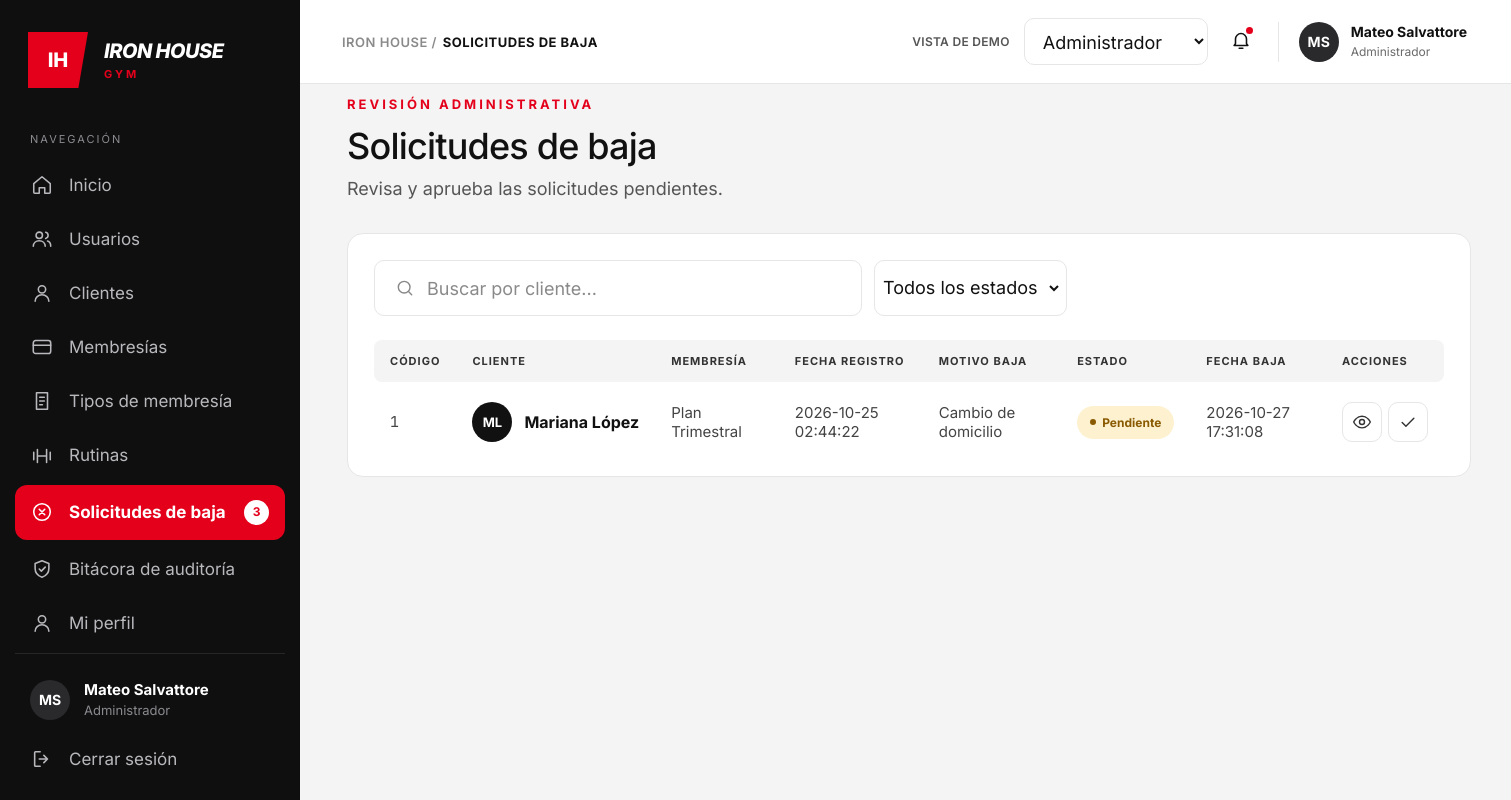
Screenshot of /admin/solicitudes.php (signed in) with the database file from the repository.
### tables this page shows
CREATE TABLE `bajas_membresia` (
  `id_baja` int(11) NOT NULL,
  `id_suscripcion` int(11) NOT NULL,
  `fecha_baja` datetime DEFAULT current_timestamp(),
  `motivo` varchar(150) NOT NULL,
  `estado` enum('Pendiente','Dada de baja') DEFAULT 'Pendiente'
);

CREATE TABLE `membresias` (
  `id_membresia` int(11) NOT NULL,
  `nombre_plan` varchar(50) NOT NULL,
  `descripcion` text DEFAULT NULL,
  `duracion_dias` int(11) NOT NULL,
  `precio` decimal(10,2) NOT NULL,
  `estado` enum('Activo','Inactivo') NOT NULL DEFAULT 'Activo'
);

CREATE TABLE `clientes` (
  `id_cliente` int(11) NOT NULL,
  `nombre` varchar(50) NOT NULL,
  `apellido` varchar(50) NOT NULL,
  `documento` varchar(20) NOT NULL,
  `email` varchar(100) NOT NULL,
  `telefono` varchar(20) DEFAULT NULL,
  `fecha_nacimiento` date DEFAULT NULL,
  `fecha_registro` datetime DEFAULT current_timestamp(),
  `estado` enum('Activo','Inactivo','Suspendido') DEFAULT 'Activo'
);

### admin/solicitudes.php (the view, shortened to what this page needs)
<?php
require_once __DIR__ . '/helpers.php';
require_once __DIR__ . '/conexion.php';
$rolSesion = $_SESSION['rol'] ?? '';
$usuario = [
    'nombre' => $_SESSION['nombre_completo'] ?? 'Usuario',
    'rol'    => $rolSesion
];
$paginaActual = 'solicitudes';
$solicitudesBaja = 3;
$menu = [
    'inicio'      => ['Inicio', 'home', 'administrador_panel.php'],
    'usuarios'    => ['Usuarios', 'users', 'usuarios.php'],
    'clientes'    => ['Clientes', 'user', 'clientes.php'],
    'membresias'  => ['Membresías', 'card', 'membresias.php'],
    'tiposd'       => ['Tipos de membresía', 'doc', 'tipos.php'],
    'rutinas'     => ['Rutinas', 'dumbbell', 'rutinas.php'],
    'solicitudes' => ['Solicitudes de baja', 'x-circle', 'solicitudes.php'],
    'bitacora'    => ['Bitácora de auditoría', 'shield', 'bitacora.php'],
    'perfil'      => ['Mi perfil', 'user', 'perfil.php'],
];
$q = trim((string)($_GET['q'] ?? ''));
$solicitudes = [];
$errorDb = '';
try {
    $sql = "SELECT
                b.id_baja,
                b.fecha_baja,
                b.motivo,
                b.estado,
                CONCAT(c.nombre, ' ', c.apellido) AS nombre_completo,
                c.fecha_registro,
                m.nombre_plan
            FROM
                bajas_membresia b
            INNER JOIN
                suscripciones_cliente s ON b.id_suscripcion = s.id_suscripcion
            INNER JOIN
                clientes c ON s.id_cliente = c.id_cliente
            INNER JOIN
                membresias m ON s.id_membresia = m.id_membresia
            WHERE 1=1";
    $sql .= " ORDER BY b.id_baja DESC";
    $stmt = mysqli_prepare($cnx, $sql);
    mysqli_stmt_execute($stmt);
    $resultado = mysqli_stmt_get_result($stmt);
    while ($fila = mysqli_fetch_assoc($resultado)) {
        $solicitudes[] = $fila;
    }
} catch (Throwable $e) {
    error_log($e->getMessage());
    $errorDb = 'No se pudieron cargar las solicitudes.';
}
?>
<!DOCTYPE html>
<html lang="es">
<head>
  <link rel="stylesheet" href="css/style.css">
  <link rel="stylesheet" href="css/usuarios.css">
  <link rel="stylesheet" href="css/solicitudes.css">
  <link rel="stylesheet" href="css/modal.css">
</head>
<body>
<div class="layout">
  <aside class="sidebar">
    <div class="brand">
      <div class="brand-mark">IH</div>
      <div class="brand-text">
        <span class="brand-name">IRON HOUSE</span>
        <span class="brand-sub">GYM</span>
      </div>
    </div>
    <p class="nav-title">Navegación</p>
    <nav class="nav">
      <?php foreach ($menu as $clave => [$texto, $ico, $url]): ?>
        <a href="<?= e($url) ?>" class="nav-item <?= $clave === $paginaActual ? 'is-active' : '' ?>">
          <?= icono($ico, 22) ?>
          <span><?= e($texto) ?></span>
          <?php if ($clave === 'solicitudes' && $solicitudesBaja > 0): ?>
            <span class="badge-count"><?= $solicitudesBaja ?></span>
          <?php endif; ?>
        </a>
      <?php endforeach; ?>
    </nav>
    <div class="sidebar-footer">
      <div class="sidebar-user">
        <span class="avatar avatar-dark"><?= e(iniciales($usuario['nombre'])) ?></span>
        <div>
          <strong><?= e($usuario['nombre']) ?></strong>
          <small><?= e($usuario['rol']) ?></small>
        </div>
      </div>
      <a href="logout.php" class="nav-item" data-abrir-modal="modal-cerrar-sesion">
        <?= icono('logout', 22) ?><span>Cerrar sesión</span>
      </a>
    </div>
  </aside>
  <div class="main">
    <header class="topbar">
      <div class="breadcrumb"><span>IRON HOUSE /</span> <b>SOLICITUDES DE BAJA</b></div>
      <div class="topbar-right">
        <span class="demo-label">VISTA DE DEMO</span>
        <select class="role-select" aria-label="Rol de la vista de demo" onchange="redirigir(this)">
          <option value="administrador_panel.php" selected>Administrador</option>
        </select>
        <button class="bell" aria-label="Notificaciones">
          <?= icono('bell', 22) ?><i class="bell-dot"></i>
        </button>
        <div class="user-chip">
          <span class="avatar avatar-dark"><?= e(iniciales($usuario['nombre'])) ?></span>
          <div>
            <strong><?= e($usuario['nombre']) ?></strong>
            <small><?= e($usuario['rol']) ?></small>
          </div>
        </div>
      </div>
    </header>
    <main class="content">
      <div class="page-head">
        <div>
          <p class="eyebrow">REVISIÓN ADMINISTRATIVA</p>
          <h1>Solicitudes de baja</h1>
          <p class="lead lead-tight">Revisa y aprueba las solicitudes pendientes.</p>
        </div>
      </div>
      <section class="panel panel-table">
        <form method="get" class="toolbar">
          <label class="input input-search">
            <?= icono('search', 20) ?>
            <input type="search" name="q" value="<?= e($q) ?>" placeholder="Buscar por cliente...">
          </label>
          <label class="input input-select">
            <select name="estado" onchange="this.form.submit()" aria-label="Filtrar por estado">
              <option value="">Todos los estados</option>
            </select>
          </label>
        </form>
        <div class="table-wrap">
          <table class="table">
            <thead>
              <tr>
                <th>Código</th>
                <th>Cliente</th>
                <th>Membresía</th>
                <th>Fecha Registro</th>
                <th>Motivo Baja</th>
                <th>Estado</th>
                <th>Fecha Baja</th>
                <th>Acciones</th>
              </tr>
            </thead>
            <tbody>
            <?php if ($errorDb !== ''): ?>
              <tr>
                <td colspan="8"><?= e($errorDb) ?></td>
              </tr>
            <?php else: ?>
              <?php foreach ($solicitudes as $u): ?>
                <?php
                $id = (int)$u['id_baja'];
                $nombreCompleto = (string)$u['nombre_completo'];
                $activo = $u['estado'] === 'Pendiente';
                ?>
                <tr>
                  <td class="mono">
                    <?= $id ?>
                  </td>
                  <td>
                    <div class="person">
                      <span class="avatar avatar-md">
                        <?= e(iniciales($nombreCompleto)) ?>
                      </span>
                      <strong><?= e($nombreCompleto) ?></strong>
                    </div>
                  </td>
                  <td class="muted-strong">
                    <?= e((string)$u['nombre_plan']) ?>
                  </td>
                  <td class="muted-strong">
                    <?= e((string)$u['fecha_registro']) ?>
                  </td>
                  <td class="muted-strong">
                    <?= e((string)$u['motivo']) ?>
                  </td>
                  <td>
                    <span class="pill <?= $activo ? 'pill-warn' : 'pill-bad' ?>">
                      <i></i>
                      <?= $activo ? 'Pendiente' : 'Dada de baja' ?>
                    </span>
                  </td>
                  <td class="muted-strong">
                    <?= e((string)$u['fecha_baja']) ?>
                  </td>
                  <td class="text-center">
                    <div class="row-actions">
                      <a href="solicitud-ver.php?id=<?= $id ?>"
                        class="icon-btn"
                        title="Ver detalle">
                        <?= icono('eye', 20) ?>
                      </a>
                      <form method="post" action="solicitud-accion.php">
                        <button name="accion" value="aprobar" class="icon-btn" title="Aprobar"
                          onclick="return confirm('¿Aprobar esta solicitud?')">
                          <?= icono('check', 20) ?>
                        </button>
                      </form>
                    </div>
                  </td>
                </tr>
              <?php endforeach; ?>
            <?php endif; ?>
            </tbody>
          </table>
        </div>
      </section>
    </main>
  </div>
</div>
</body>
</html>

### admin/helpers.php
<?php
function e(string $v): string
{
    return htmlspecialchars($v, ENT_QUOTES, 'UTF-8');
}
function iniciales(string $nombre): string
{
    $partes = preg_split('/\s+/', trim($nombre));
    $ini = '';
    foreach (array_slice($partes, 0, 2) as $p) {
        $ini .= mb_strtoupper(mb_substr($p, 0, 1));
    }
    return $ini;
}
function icono(string $nombre, int $size = 20): string
{
    static $paths = [
        'home'     => '<path d="M3 10.5 12 3l9 7.5V20a1 1 0 0 1-1 1h-5v-6H9v6H4a1 1 0 0 1-1-1z"/>',
        'users'    => '<circle cx="9" cy="8" r="3.5"/><path d="M2.5 20c0-3.6 2.9-6 6.5-6s6.5 2.4 6.5 6"/><path d="M16 4.6a3.5 3.5 0 0 1 0 6.8"/><path d="M18 14.3c2.2.7 3.5 2.6 3.5 5.7"/>',
        'user'     => '<circle cx="12" cy="8" r="4"/><path d="M4.5 21c0-4.2 3.4-7 7.5-7s7.5 2.8 7.5 7"/>',
        'card'     => '<rect x="2.5" y="5" width="19" height="14" rx="2.5"/><path d="M2.5 10h19"/>',
        'doc'      => '<path d="M6 3h12v18H6z"/><path d="M9.5 8h5M9.5 12h5M9.5 16h3"/>',
        'dumbbell' => '<path d="M3 8v8M7 5v14M17 5v14M21 8v8M7 12h10"/>',
        'x-circle' => '<circle cx="12" cy="12" r="9"/><path d="m9 9 6 6M15 9l-6 6"/>',
        'shield'   => '<path d="M12 3 4.5 6v5.5c0 4.5 3 8 7.5 9.5 4.5-1.5 7.5-5 7.5-9.5V6z"/><path d="m9 12 2.3 2.3L15.5 10"/>',
        'logout'   => '<path d="M10 4H5a1 1 0 0 0-1 1v14a1 1 0 0 0 1 1h5"/><path d="M14 8l4 4-4 4M18 12H9"/>',
        'bell'     => '<path d="M6 16V11a6 6 0 1 1 12 0v5l1.5 2h-15z"/><path d="M10 21h4"/>',
        'edit'     => '<path d="M4 20h4L19 9a2.1 2.1 0 0 0-3-3L5 17z"/><path d="m14.5 7.5 3 3"/>',
        'power'    => '<path d="M12 3v8"/><path d="M6.3 6.6a8 8 0 1 0 11.4 0"/>',
        'check-circle' => '<circle cx="12" cy="12" r="9"/><path d="m8.5 12.3 2.4 2.4 4.6-5"/>',
        'key'      => '<circle cx="8" cy="15" r="4"/><path d="m11 12 8.5-8.5M16 7l3 3M14 9l2 2"/>',
        'lock'     => '<rect x="5" y="11" width="14" height="10" rx="2.5"/><path d="M8 11V8a4 4 0 0 1 8 0v3"/>',
        'eye-off'  => '<path d="M3 3l18 18"/><path d="M10.6 5.2A9.7 9.7 0 0 1 12 5c6.4 0 10 7 10 7a17 17 0 0 1-3.2 3.9M6.6 6.6A17 17 0 0 0 2 12s3.6 7 10 7a9.6 9.6 0 0 0 4-.9"/><path d="M9.9 9.9a3 3 0 0 0 4.2 4.2"/>',
        'check'    => '<path d="m5 12.5 4.5 4.5L19 7.5"/>',
        'plus'     => '<path d="M12 5v14M5 12h14"/>',
        'eye'      => '<path d="M2 12s3.6-7 10-7 10 7 10 7-3.6 7-10 7S2 12 2 12z"/><circle cx="12" cy="12" r="3"/>',
        'search'   => '<circle cx="11" cy="11" r="7"/><path d="m20 20-3.5-3.5"/>',
        'trend'    => '<path d="m3 17 6-6 4 4 8-8"/><path d="M15 7h6v6"/>',
        'chevron'  => '<path d="m9 6 6 6-6 6"/>',
        'chevron-down' => '<path d="m6 9 6 6 6-6"/>',
    ];
    $p = $paths[$nombre] ?? '';
    return '<svg class="ico" width="' . $size . '" height="' . $size . '" viewBox="0 0 24 24" fill="none" '
         . 'stroke="currentColor" stroke-width="1.7" stroke-linecap="round" stroke-linejoin="round" aria-hidden="true">'
         . $p . '</svg>';
}

### admin/css/usuarios.css (style rules this page uses)
.panel-table { padding: 26px 26px 14px; }
.toolbar { display: flex; gap: 12px; margin-bottom: 24px; flex-wrap: wrap; }
.toolbar .input { height: 56px; }
.input-search { width: 488px; max-width: 100%; }
.input-select { padding: 0 12px; }
.input-select select { font-size: 18px; padding-right: 8px; }
.table-wrap { overflow-x: auto; }
.table { width: 100%; border-collapse: collapse; min-width: 1060px; }
.table thead th { background: #f4f4f4; text-align: left; font-size: 11px; font-weight: 700; letter-spacing: 1px; text-transform: uppercase; color: #333; padding: 14px 16px; }
.table thead th:first-child { border-radius: 8px 0 0 8px; }
.table thead th:last-child { border-radius: 0 8px 8px 0; }
.table tbody td { padding: 20px 16px; border-bottom: 1px solid var(--line); vertical-align: middle; font-size: 15px; }
.table tbody tr:last-child td { border-bottom: 0; }
.mono { font-family: "JetBrains Mono", ui-monospace, Menlo, Consolas, monospace; font-size: 13px; color: #444; white-space: nowrap; }
.muted-strong { color: #444; }
.person { display: flex; align-items: center; gap: 12px; }
.person strong { font-size: 16px; font-weight: 700; white-space: nowrap; }
.avatar-md { width: 40px; height: 40px; background: #111; font-size: 13px; }
.pill { padding: 9px 13px; font-size: 12px; }
.row-actions { display: flex; align-items: center; gap: 6px; white-space: nowrap; }
.row-actions form { display: flex; gap: 6px; }
.icon-btn { position: relative; width: 40px; height: 40px; display: inline-grid; place-items: center; border: 1px solid var(--line); border-radius: 10px; background: #fff; color: #333; cursor: pointer; font: inherit; padding: 0; transition: background .15s, color .15s, border-color .15s; }

### rows the page displays
bajas_membresia: id_baja "1", nombreCompleto "ML", nombreCompleto "Mariana López", membresias.nombre_plan "Plan Trimestral", clientes.fecha_registro "2026-10-25 02:44:22", motivo "Cambio de domicilio", estado "Pendiente", fecha_baja "2026-10-27 17:31:08", $size 20 (drawn)

### other values shown
$texto "Inicio"
$texto "Usuarios"
$texto "Clientes"
$texto "Membresías"
$texto "Tipos de membresía"
$texto "Rutinas"
$texto "Solicitudes de baja"
$texto "Bitácora de auditoría"
$texto "Mi perfil"
iniciales($usuario['nombre']) "MS"
$usuario['nombre'] "Mateo Salvattore"
$usuario['rol'] "Administrador"
